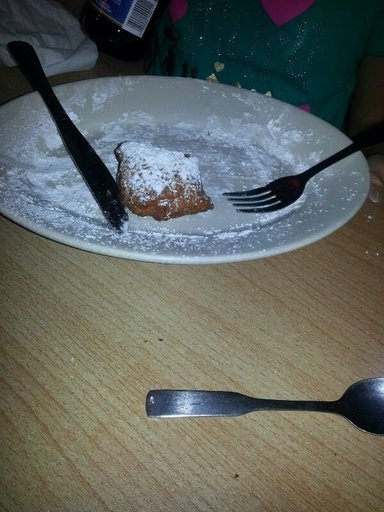
#> input picture task2/data/image_000.jpg, 384 x 512 px, found by its file name
$ python processing_2D_3D.py
#> lines starting #> are read from the running program, lines starting #| are printed output that depends on the picture
import cv2
import numpy as np
import matplotlib.pyplot as plt
from mpl_toolkits.mplot3d import Axes3D

# 이미지 로드
image = cv2.imread('./data/image_000.jpg')
#> image is the input picture: shape (512, 384, 3); mean B, G, R 95.1, 100.2, 95.6

# Depth map 생성 함수
def generate_depth_map(image):
    if image is None:
        raise ValueError("이미지를 로드할 수 없습니다.")

    # 그레이 스케일 변환
    gray_image = cv2.cvtColor(image, cv2.COLOR_BGR2GRAY)
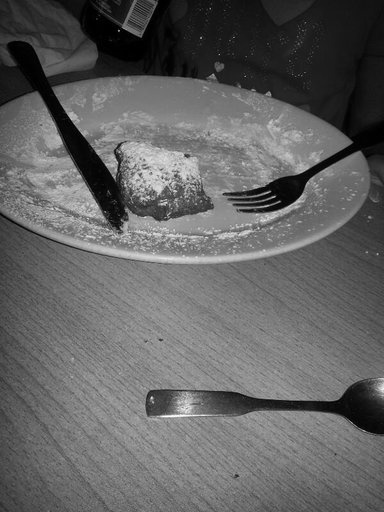
#> gray_image: shape (512, 384); min 0, max 254, mean 98.2

    # 깊이 맵 생성
    depth_map = cv2.applyColorMap(gray_image, cv2.COLORMAP_JET)
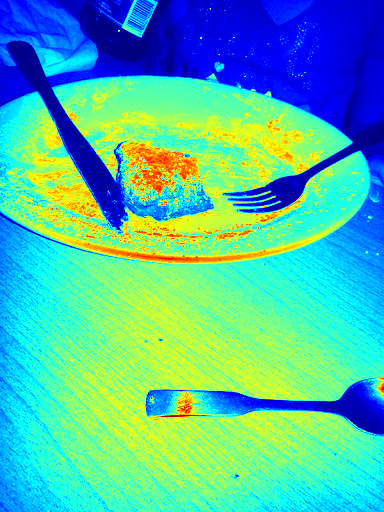
#> depth_map: shape (512, 384, 3); mean B, G, R 166.1, 187.6, 80.1

    return gray_image, depth_map

# 3D 포인트 클라우드 생성 함수
def convert_2d_to_3d(gray_image, depth_map):
    h, w = gray_image.shape
#> h = 512; w = 384
    X, Y = np.meshgrid(np.arange(w), np.arange(h))
    Z = gray_image.astype(np.float32)

    points_3d = np.dstack((X, Y, Z)).astype(np.float32)
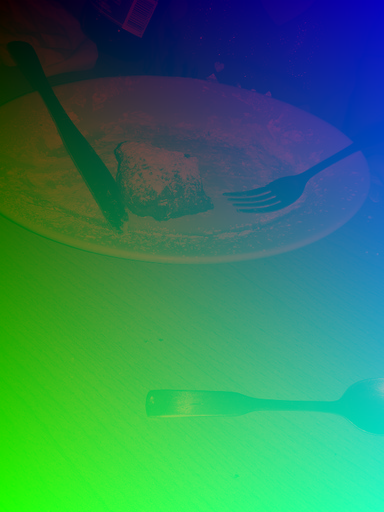
#> points_3d: shape (512, 384, 3) float32; mean of channels 0, 1, 2 191.2, 255.5, 98.2; drawn with min black and max white

    return points_3d

# 3D 포인트 클라우드 시각화 함수
def visualize_3d_points(points_3d):
    flat_points = points_3d.reshape(-1, 3)

    sample_rate = 10
    sampled_points = flat_points[::sample_rate]

    fig = plt.figure(figsize=(10, 7))
    ax = fig.add_subplot(111, projection='3d')

    # X, Y, Z 좌표 추출
    xs = sampled_points[:, 0]
#> xs = 19661 values, max 382 at index 115, min 0 at index 0, mean 191
    ys = sampled_points[:, 1]
#> ys = 19661 values from 0 to 511
    zs = sampled_points[:, 2]
#> zs = 19661 values, max 253 at index 15991, min 0 at index 93, mean 98.26

    # 시각화
    sc = ax.scatter(xs, ys, zs, c=zs, cmap='jet', marker='o', s=1)
    plt.colorbar(sc, label='Depth (Z value)')
    ax.set_title('3D Point Cloud Visualization')
    plt.show()
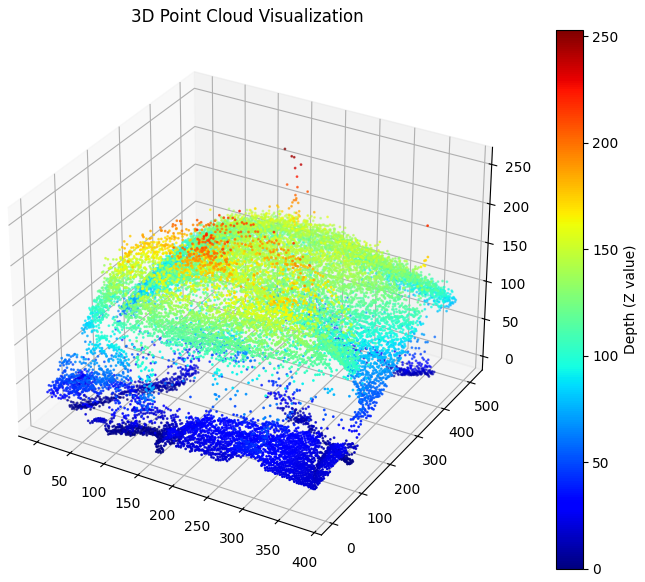
#> figure drawn by matplotlib, 2 panels

'''
---------------------------------------------------------------------------------
'''

# 그레이 스케일 변환 및 깊이 맵 생성
gray_image, depth_map = generate_depth_map(image)

# 2D 이미지를 3D 포인트 클라우드로 변환
points_3d = convert_2d_to_3d(gray_image, depth_map)

cv2.imshow("Original Image", image) # 원본 이미지 표시
cv2.imshow("Depth Map", depth_map) # 깊이 맵 표시
cv2.waitKey(0)
cv2.destroyAllWindows()

# 3D 포인트 클라우드 시각화
visualize_3d_points(points_3d)

$ run again, with task2/data/image_016.jpg copied over task2/data/image_000.jpg
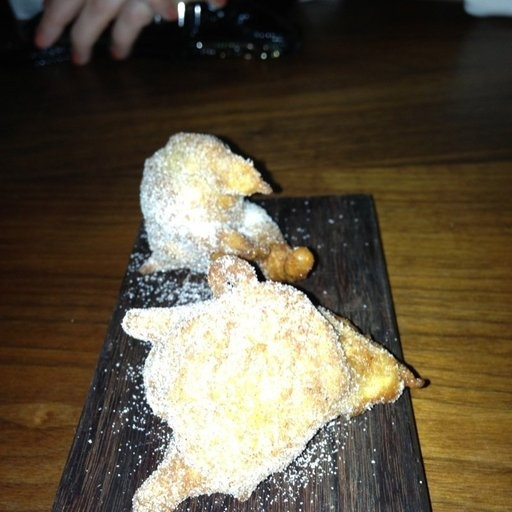
#> input picture task2/data/image_016.jpg, 512 x 512 px, found by its file name
#> image is the input picture: shape (512, 512, 3); mean B, G, R 68.2, 86.6, 96.4
#> in convert_2d_to_3d, `points_3d = np.dstack((X, Y, Z)).astype(np.float32)`:
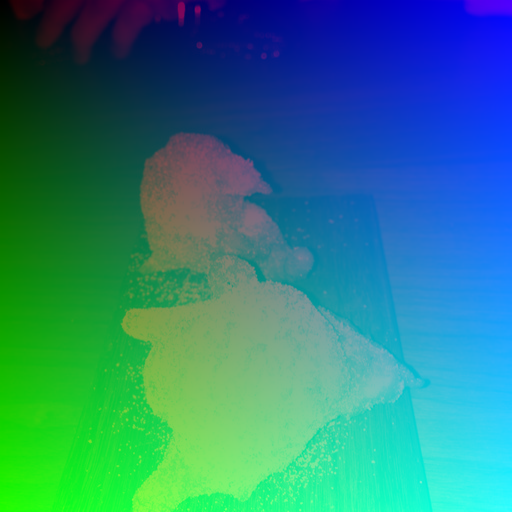
#> points_3d: shape (512, 512, 3) float32; mean of channels 0, 1, 2 255.1, 255.5, 87.5; drawn with min black and max white
#> in visualize_3d_points, `plt.show()`:
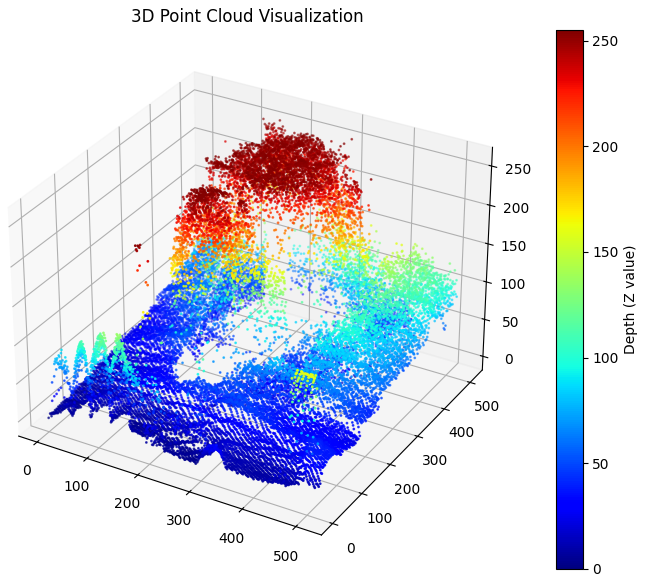
#> figure drawn by matplotlib, 2 panels
